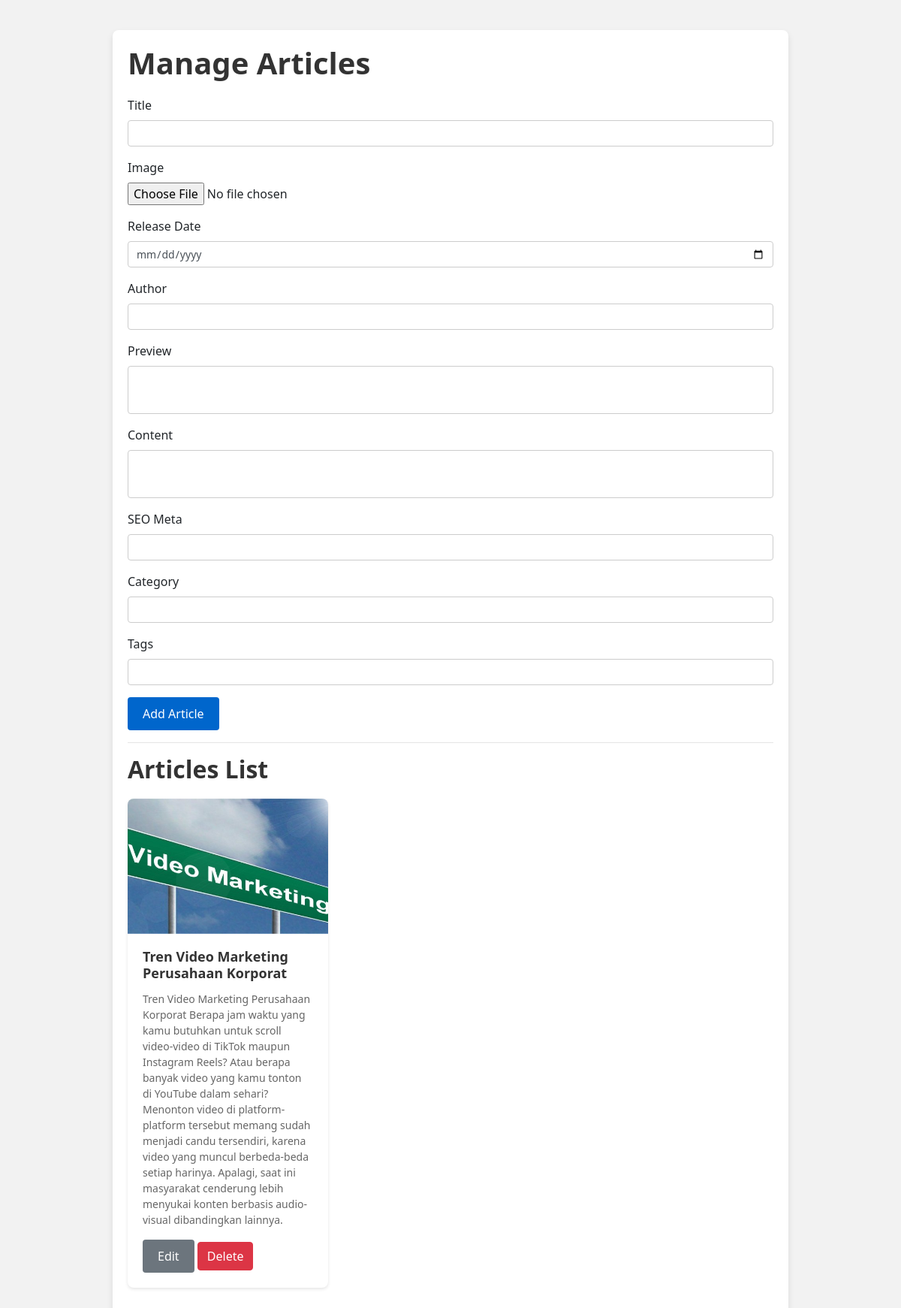
The page /manage_content.php (signed in) on the database its author committed.
### tables this page shows
CREATE TABLE `articles` (
  `id` int(11) NOT NULL,
  `title` varchar(255) NOT NULL,
  `image` longblob DEFAULT NULL,
  `release_date` date DEFAULT NULL,
  `author` varchar(100) DEFAULT NULL,
  `preview` text DEFAULT NULL,
  `content` text NOT NULL,
  `seo_meta` text DEFAULT NULL,
  `category` varchar(100) DEFAULT NULL,
  `tags` varchar(255) DEFAULT NULL,
  `created_at` timestamp NOT NULL DEFAULT current_timestamp(),
  `slug` text NOT NULL
);

### manage_content.php (the view, shortened to what this page needs)
<?php
include 'connect/config.php';
$sql = "SELECT id, title, image, release_date, author, preview FROM articles";
$result = $conn->query($sql);
?>
<!DOCTYPE html>
<html lang="en">
<head>
    <link href="https://stackpath.bootstrapcdn.com/bootstrap/4.5.2/css/bootstrap.min.css" rel="stylesheet">
</head>
<body>
    <div class="container">
        <h1>Manage Articles</h1>
        <form method="POST" enctype="multipart/form-data">
            <div class="form-group">
                <label for="title">Title</label>
                <input type="text" class="form-control" id="title" name="title" value="<?php echo isset($article) ? $article['title'] : ''; ?>" required>
            </div>
            <div class="form-group">
                <label for="image">Image</label>
                <input type="file" class="form-control-file" id="image" name="image">
            </div>
            <div class="form-group">
                <label for="release_date">Release Date</label>
                <input type="date" class="form-control" id="release_date" name="release_date" value="<?php echo isset($article) ? $article['release_date'] : ''; ?>">
            </div>
            <div class="form-group">
                <label for="author">Author</label>
                <input type="text" class="form-control" id="author" name="author" value="<?php echo isset($article) ? $article['author'] : ''; ?>">
            </div>
            <div class="form-group">
                <label for="preview">Preview</label>
                <textarea class="form-control" id="preview" name="preview"><?php echo isset($article) ? $article['preview'] : ''; ?></textarea>
            </div>
            <div class="form-group">
                <label for="content">Content</label>
                <textarea class="form-control" id="content" name="content"><?php echo isset($article) ? $article['content'] : ''; ?></textarea>
            </div>
            <div class="form-group">
                <label for="seo_meta">SEO Meta</label>
                <input type="text" class="form-control" id="seo_meta" name="seo_meta" value="<?php echo isset($article) ? $article['seo_meta'] : ''; ?>">
            </div>
            <div class="form-group">
                <label for="category">Category</label>
                <input type="text" class="form-control" id="category" name="category" value="<?php echo isset($article) ? $article['category'] : ''; ?>">
            </div>
            <div class="form-group">
                <label for="tags">Tags</label>
                <input type="text" class="form-control" id="tags" name="tags" value="<?php echo isset($article) ? $article['tags'] : ''; ?>">
            </div>
            <?php if (isset($article)): ?>
                <input type="hidden" name="id" value="<?php echo $article['id']; ?>">
                <button type="submit" class="btn btn-secondary" name="update_article">Update Article</button>
            <?php else: ?>
                <button type="submit" class="btn btn-custom" name="add_article">Add Article</button>
            <?php endif; ?>
        </form>
        <hr>
        <h2>Articles List</h2>
        <?php if ($result->num_rows > 0): ?>
            <div class="row">
                <?php while ($row = $result->fetch_assoc()): ?>
                    <div class="col-md-4">
                        <div class="card">
                            <img src="<?php echo $row['image']; ?>" class="card-img-top" alt="Article Image">
                            <div class="card-body">
                                <h5 class="card-title"><?php echo $row['title']; ?></h5>
                                <p class="card-text"><?php echo $row['preview']; ?></p>
                                <a href="manage_content.php?edit=<?php echo $row['id']; ?>" class="btn btn-secondary">Edit</a>
                                <a href="manage_content.php?delete=<?php echo $row['id']; ?>" class="btn btn-danger" onclick="return confirm('Are you sure?')">Delete</a>
                            </div>
                        </div>
                    </div>
                <?php endwhile; ?>
            </div>
        <?php else: ?>
            <p>No articles found.</p>
        <?php endif; ?>
    </div>
</body>
</html>

### manage_content.php (style rules this page uses)
body { background-color: #f2f2f2; font-family: 'Segoe UI', Tahoma, Geneva, Verdana, sans-serif; }
.container { margin-top: 40px; max-width: 900px; background-color: #fff; padding: 20px; box-shadow: 0 4px 8px rgba(0, 0, 0, 0.1); border-radius: 8px; }
h1, h2 { font-weight: 600; color: #333; margin-bottom: 20px; }
.btn-custom { background-color: #0066cc; color: #fff; border: none; padding: 10px 20px; border-radius: 4px; transition: background-color 0.3s ease; }
.btn-secondary { background-color: #6c757d; color: #fff; padding: 10px 20px; border-radius: 4px; border: none; transition: background-color 0.3s ease; }
.card { margin-bottom: 20px; border: none; box-shadow: 0 2px 4px rgba(0, 0, 0, 0.1); border-radius: 8px; }
.card-img-top { height: 180px; object-fit: cover; border-top-left-radius: 8px; border-top-right-radius: 8px; }
.card-title { font-size: 18px; font-weight: bold; color: #333; }
.card-text { font-size: 14px; color: #666; }
.form-control { background-color: #fff; border: 1px solid #ccc; border-radius: 4px; padding: 10px; font-size: 14px; }
textarea { resize: none; }

### rows shown on the page
articles: image (picture), title "Tren Video Marketing Perusahaan Korporat", preview "Tren Video Marketing Perusahaan Korporat Berapa jam waktu yang kamu butuhkan untuk scroll video-video di TikTok maupun Instagram Reels? Atau berapa banyak video yang kamu tonton di YouTube dalam sehari? Menonton video di platform-platform tersebut memang sudah menjadi candu tersendiri, karena video yang muncul berbeda-beda setiap harinya. Apalagi, saat ini masyarakat cenderung lebih menyukai konten berbasis audio-visual dibandingkan lainnya."
